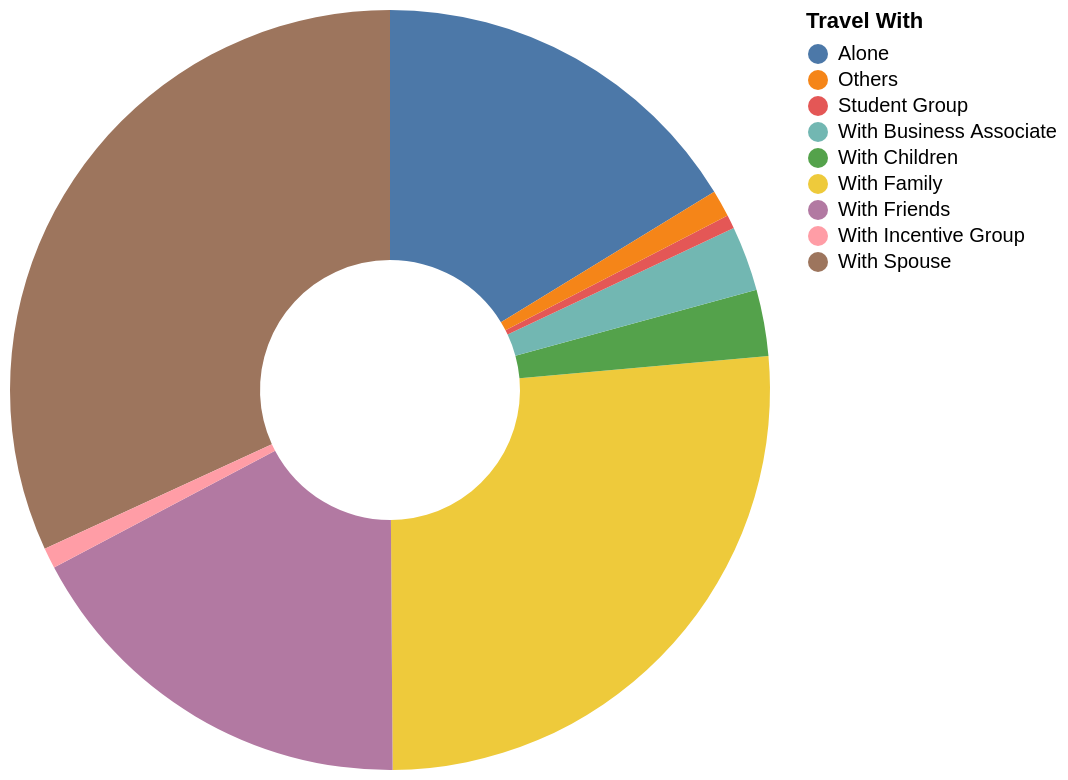

Write a Vega-Lite specification for this figure.
### Vega-Lite specification from a JSON file in a GitHub repository (floating-point values rounded to 4 significant figures)
{"$schema": "https://vega.github.io/schema/vega-lite/v5.json", "width": 380, "height": 380, "data": {"values": [{"year": 2016, "companion": "With Spouse", "pct": 31.86}, {"year": 2016, "companion": "With Family", "pct": 26.32}, {"year": 2016, "companion": "With Friends", "pct": 17.37}, {"year": 2016, "companion": "Alone", "pct": 16.27}, {"year": 2016, "companion": "With Children", "pct": 2.82}, {"year": 2016, "companion": "With Business Associate", "pct": 2.76}, {"year": 2016, "companion": "With Incentive Group", "pct": 0.88}, {"year": 2016, "companion": "Student Group", "pct": 0.58}, {"year": 2016, "companion": "Others", "pct": 1.14}]}, "mark": {"type": "arc", "innerRadius": 65}, "encoding": {"theta": {"field": "pct", "type": "quantitative"}, "color": {"field": "companion", "type": "nominal", "legend": {"title": "Travel With"}}, "tooltip": [{"field": "companion", "title": "Travel With"}, {"field": "pct", "title": "%", "format": ".1f"}]}, "config": {"background": "white", "view": {"stroke": null}}}
